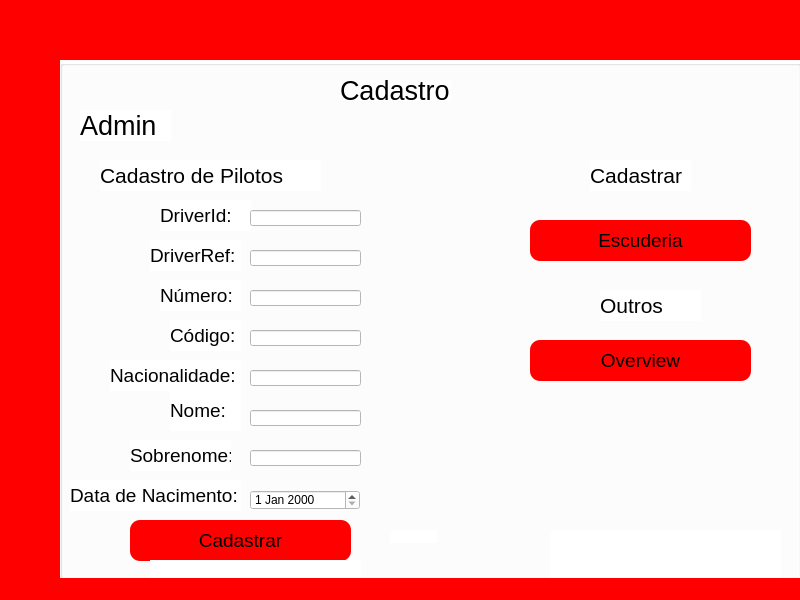
<?xml version="1.0" encoding="UTF-8"?>
<ui version="4.0">
 <class>MainWindow</class>
 <widget class="QMainWindow" name="MainWindow">
  <property name="geometry">
   <rect>
    <x>0</x>
    <y>0</y>
    <width>800</width>
    <height>600</height>
   </rect>
  </property>
  <property name="windowTitle">
   <string>MainWindow</string>
  </property>
  <property name="styleSheet">
   <string notr="true">background-color: rgb(255, 0, 0);</string>
  </property>
  <widget class="QWidget" name="centralwidget">
   <widget class="QGroupBox" name="GroupBox_2">
    <property name="geometry">
     <rect>
      <x>60</x>
      <y>60</y>
      <width>741</width>
      <height>551</height>
     </rect>
    </property>
    <property name="styleSheet">
     <string notr="true">background-color: rgb(255, 255, 255);</string>
    </property>
    <property name="title">
     <string/>
    </property>
    <widget class="QLabel" name="label_9">
     <property name="geometry">
      <rect>
       <x>490</x>
       <y>470</y>
       <width>231</width>
       <height>61</height>
      </rect>
     </property>
     <property name="text">
      <string/>
     </property>
     <property name="pixmap">
      <pixmap>../formula-1-logo-1-1.png</pixmap>
     </property>
     <property name="scaledContents">
      <bool>true</bool>
     </property>
     <property name="alignment">
      <set>Qt::AlignLeading|Qt::AlignLeft|Qt::AlignVCenter</set>
     </property>
    </widget>
    <widget class="QLabel" name="label_4">
     <property name="geometry">
      <rect>
       <x>280</x>
       <y>20</y>
       <width>111</width>
       <height>21</height>
      </rect>
     </property>
     <property name="font">
      <font>
       <pointsize>20</pointsize>
      </font>
     </property>
     <property name="text">
      <string>Cadastro</string>
     </property>
    </widget>
    <widget class="QLabel" name="Admin_2">
     <property name="geometry">
      <rect>
       <x>20</x>
       <y>50</y>
       <width>91</width>
       <height>31</height>
      </rect>
     </property>
     <property name="font">
      <font>
       <pointsize>20</pointsize>
      </font>
     </property>
     <property name="text">
      <string>Admin</string>
     </property>
    </widget>
    <widget class="QLabel" name="label_6">
     <property name="geometry">
      <rect>
       <x>540</x>
       <y>230</y>
       <width>101</width>
       <height>31</height>
      </rect>
     </property>
     <property name="font">
      <font>
       <pointsize>16</pointsize>
      </font>
     </property>
     <property name="text">
      <string>Outros</string>
     </property>
    </widget>
    <widget class="QLabel" name="label_7">
     <property name="geometry">
      <rect>
       <x>40</x>
       <y>100</y>
       <width>221</width>
       <height>31</height>
      </rect>
     </property>
     <property name="font">
      <font>
       <pointsize>16</pointsize>
      </font>
     </property>
     <property name="text">
      <string>Cadastro de Pilotos</string>
     </property>
    </widget>
    <widget class="QLabel" name="label_11">
     <property name="geometry">
      <rect>
       <x>330</x>
       <y>470</y>
       <width>47</width>
       <height>13</height>
      </rect>
     </property>
     <property name="text">
      <string/>
     </property>
    </widget>
    <widget class="QLabel" name="NumeroVitorias_6">
     <property name="geometry">
      <rect>
       <x>100</x>
       <y>220</y>
       <width>81</width>
       <height>31</height>
      </rect>
     </property>
     <property name="font">
      <font>
       <pointsize>14</pointsize>
      </font>
     </property>
     <property name="text">
      <string>Número:</string>
     </property>
    </widget>
    <widget class="QLineEdit" name="Numero">
     <property name="geometry">
      <rect>
       <x>190</x>
       <y>230</y>
       <width>111</width>
       <height>16</height>
      </rect>
     </property>
    </widget>
    <widget class="QLabel" name="NumeroVitorias_7">
     <property name="geometry">
      <rect>
       <x>110</x>
       <y>260</y>
       <width>71</width>
       <height>31</height>
      </rect>
     </property>
     <property name="font">
      <font>
       <pointsize>14</pointsize>
      </font>
     </property>
     <property name="text">
      <string>Código:</string>
     </property>
    </widget>
    <widget class="QLineEdit" name="Codigo">
     <property name="geometry">
      <rect>
       <x>190</x>
       <y>270</y>
       <width>111</width>
       <height>16</height>
      </rect>
     </property>
    </widget>
    <widget class="QLabel" name="NumeroVitorias_8">
     <property name="geometry">
      <rect>
       <x>50</x>
       <y>300</y>
       <width>131</width>
       <height>31</height>
      </rect>
     </property>
     <property name="font">
      <font>
       <pointsize>14</pointsize>
      </font>
     </property>
     <property name="text">
      <string>Nacionalidade:</string>
     </property>
    </widget>
    <widget class="QLineEdit" name="Nacionalidade">
     <property name="geometry">
      <rect>
       <x>190</x>
       <y>310</y>
       <width>111</width>
       <height>16</height>
      </rect>
     </property>
    </widget>
    <widget class="QLabel" name="NumeroVitorias_9">
     <property name="geometry">
      <rect>
       <x>110</x>
       <y>330</y>
       <width>71</width>
       <height>41</height>
      </rect>
     </property>
     <property name="font">
      <font>
       <pointsize>14</pointsize>
      </font>
     </property>
     <property name="text">
      <string>Nome:</string>
     </property>
    </widget>
    <widget class="QLineEdit" name="Nome">
     <property name="geometry">
      <rect>
       <x>190</x>
       <y>350</y>
       <width>111</width>
       <height>16</height>
      </rect>
     </property>
    </widget>
    <widget class="QPushButton" name="AdminOverview">
     <property name="geometry">
      <rect>
       <x>470</x>
       <y>280</y>
       <width>221</width>
       <height>41</height>
      </rect>
     </property>
     <property name="font">
      <font>
       <pointsize>14</pointsize>
      </font>
     </property>
     <property name="styleSheet">
      <string notr="true">QPushButton{
	background-color: rgb(255, 0, 0);
	border-radius:10px;
		
}

QPushButton:hover{
	background-color: rgb(191, 0, 0);
	border:none;	
	gridline-color: rgb(191, 0, 0);
}

QPushButton:pressr{
	border:none;	
	border-bottom:none;
	gridline-color: rgb(191, 0, 0);
}</string>
     </property>
     <property name="text">
      <string>Overview</string>
     </property>
    </widget>
    <widget class="QPushButton" name="CadastroBotao">
     <property name="geometry">
      <rect>
       <x>70</x>
       <y>460</y>
       <width>221</width>
       <height>41</height>
      </rect>
     </property>
     <property name="font">
      <font>
       <pointsize>14</pointsize>
      </font>
     </property>
     <property name="styleSheet">
      <string notr="true">QPushButton{
	background-color: rgb(255, 0, 0);
	border-radius:10px;
		
}

QPushButton:hover{
	background-color: rgb(191, 0, 0);
	border:none;	
	gridline-color: rgb(191, 0, 0);
}

QPushButton:pressr{
	border:none;	
	border-bottom:none;
	gridline-color: rgb(191, 0, 0);
}</string>
     </property>
     <property name="text">
      <string>Cadastrar</string>
     </property>
    </widget>
    <widget class="QLabel" name="NumeroVitorias_10">
     <property name="geometry">
      <rect>
       <x>90</x>
       <y>180</y>
       <width>91</width>
       <height>31</height>
      </rect>
     </property>
     <property name="font">
      <font>
       <pointsize>14</pointsize>
      </font>
     </property>
     <property name="text">
      <string>DriverRef:</string>
     </property>
    </widget>
    <widget class="QLineEdit" name="DriverRef">
     <property name="geometry">
      <rect>
       <x>190</x>
       <y>190</y>
       <width>111</width>
       <height>16</height>
      </rect>
     </property>
    </widget>
    <widget class="QLabel" name="IdEscuderia_2">
     <property name="geometry">
      <rect>
       <x>90</x>
       <y>500</y>
       <width>211</width>
       <height>21</height>
      </rect>
     </property>
     <property name="font">
      <font>
       <pointsize>14</pointsize>
      </font>
     </property>
     <property name="text">
      <string/>
     </property>
    </widget>
    <widget class="QLabel" name="label_12">
     <property name="geometry">
      <rect>
       <x>530</x>
       <y>100</y>
       <width>101</width>
       <height>31</height>
      </rect>
     </property>
     <property name="font">
      <font>
       <pointsize>16</pointsize>
      </font>
     </property>
     <property name="text">
      <string>Cadastrar</string>
     </property>
    </widget>
    <widget class="QPushButton" name="CadastroEscuderia">
     <property name="geometry">
      <rect>
       <x>470</x>
       <y>160</y>
       <width>221</width>
       <height>41</height>
      </rect>
     </property>
     <property name="font">
      <font>
       <pointsize>14</pointsize>
      </font>
     </property>
     <property name="styleSheet">
      <string notr="true">QPushButton{
	background-color: rgb(255, 0, 0);
	border-radius:10px;
		
}

QPushButton:hover{
	background-color: rgb(191, 0, 0);
	border:none;	
	gridline-color: rgb(191, 0, 0);
}

QPushButton:pressr{
	border:none;	
	border-bottom:none;
	gridline-color: rgb(191, 0, 0);
}</string>
     </property>
     <property name="text">
      <string>Escuderia</string>
     </property>
    </widget>
    <widget class="QLabel" name="NumeroVitorias_11">
     <property name="geometry">
      <rect>
       <x>70</x>
       <y>380</y>
       <width>101</width>
       <height>31</height>
      </rect>
     </property>
     <property name="font">
      <font>
       <pointsize>14</pointsize>
      </font>
     </property>
     <property name="text">
      <string>Sobrenome:</string>
     </property>
    </widget>
    <widget class="QLineEdit" name="Sobrenome">
     <property name="geometry">
      <rect>
       <x>190</x>
       <y>390</y>
       <width>111</width>
       <height>16</height>
      </rect>
     </property>
    </widget>
    <widget class="QLabel" name="NumeroVitorias_12">
     <property name="geometry">
      <rect>
       <x>10</x>
       <y>420</y>
       <width>171</width>
       <height>31</height>
      </rect>
     </property>
     <property name="font">
      <font>
       <pointsize>14</pointsize>
      </font>
     </property>
     <property name="text">
      <string>Data de Nacimento:</string>
     </property>
    </widget>
    <widget class="QDateEdit" name="DataDeNascimento">
     <property name="geometry">
      <rect>
       <x>190</x>
       <y>430</y>
       <width>110</width>
       <height>20</height>
      </rect>
     </property>
    </widget>
    <widget class="QLabel" name="CadastroPiloto">
     <property name="geometry">
      <rect>
       <x>100</x>
       <y>510</y>
       <width>171</width>
       <height>31</height>
      </rect>
     </property>
     <property name="font">
      <font>
       <pointsize>14</pointsize>
      </font>
     </property>
     <property name="text">
      <string/>
     </property>
    </widget>
    <widget class="QLabel" name="NumeroVitorias_13">
     <property name="geometry">
      <rect>
       <x>100</x>
       <y>140</y>
       <width>91</width>
       <height>31</height>
      </rect>
     </property>
     <property name="font">
      <font>
       <pointsize>14</pointsize>
      </font>
     </property>
     <property name="text">
      <string>DriverId:</string>
     </property>
    </widget>
    <widget class="QLineEdit" name="DriverId">
     <property name="geometry">
      <rect>
       <x>190</x>
       <y>150</y>
       <width>111</width>
       <height>16</height>
      </rect>
     </property>
    </widget>
   </widget>
  </widget>
  <widget class="QMenuBar" name="menubar">
   <property name="geometry">
    <rect>
     <x>0</x>
     <y>0</y>
     <width>800</width>
     <height>21</height>
    </rect>
   </property>
  </widget>
  <widget class="QStatusBar" name="statusbar"/>
 </widget>
 <resources/>
 <connections/>
</ui>
